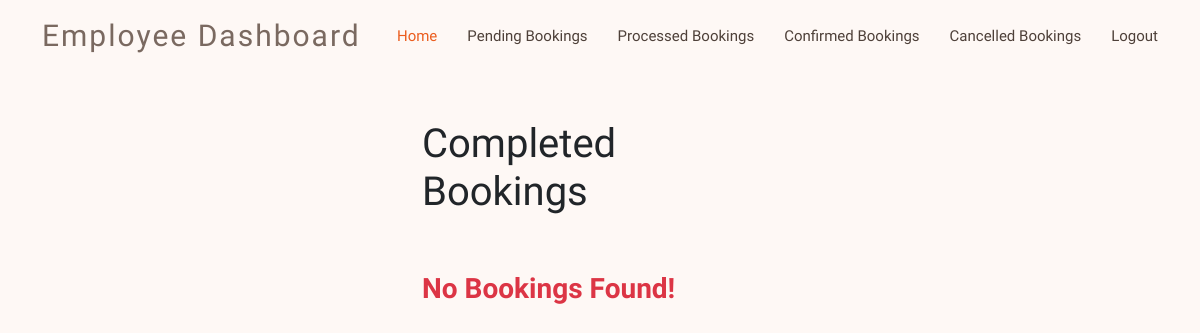
The app's page /employee/confirmed_bookings/ (signed in), older data.
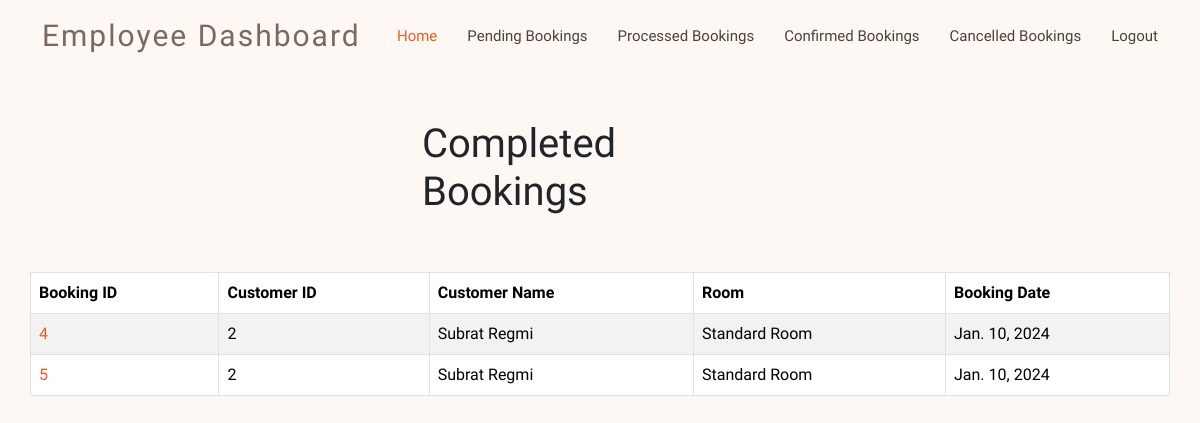
The same page, newer data.
### shared/models.py (models this page shows, shortened)
class Booking(models.Model):
    MealPlan = (
        ('Not Selected', 'None'),
        ('Meal Plan 1', 'Dinner'),
        ('Meal Plan 2', 'Dinner and Breakfast'),
        ('Meal Plan 3', 'Dinner, Breakfast, and Lunch'),
    )
    Branch = (
        ('Branch 1', 'Branch 1'),
        ('Branch 2', 'Branch 2'),
        ('Branch 3', 'Branch 3'),
        ('Branch 4', 'Branch 4'),
        ('Branch 5', 'Branch 5'),
    )
    CheckedInStatus = (
        ('True','Checked In'),
        ('False','Not Checked In'),
    )
    room = models.ForeignKey(Room, on_delete=models.CASCADE)
    customer = models.ForeignKey(CustomUser, on_delete=models.CASCADE)
    no_of_rooms = models.PositiveIntegerField(default=1)
    no_of_adults = models.PositiveIntegerField(default = 1)
    no_of_children = models.IntegerField(default = 0)
    checkin_date = models.DateField(default = datetime.now().date())
    checkin_month = models.IntegerField(null = True)
    checkin_day = models.IntegerField(null = True)
    checkout_date = models.DateField(default = datetime.now().date() + timedelta(days=1))
    booking_date = models.DateField(default = datetime.now().date())
    no_of_days = models.IntegerField(blank = True, null = True)
    weeknights = models.IntegerField(null = True)
    weekend_nights = models.IntegerField(null = True)
    lead_time = models.IntegerField(blank = True, null = True)
    meal_plan = models.CharField(max_length=255, choices = MealPlan, default = 'None')
    car_parking = models.BooleanField(default = False)
    branch = models.CharField(max_length=255, choices=Branch, default ='Branch 1')
    children_meal = models.BooleanField(default = False, null = True)
    city_map = models.BooleanField(default = False, null = True)
    tour_guide = models.BooleanField(default = False, null = True)
    airport_pickup = models.BooleanField(default = False, null = True)
    wheelchair = models.BooleanField(default = False, null = True)
    no_of_special_requests = models.IntegerField(null = True)
    dynamic_price = models.DecimalField(max_digits = 10, decimal_places = 2, null = True)
    status = models.BooleanField(null = True)
    processed = models.BooleanField(default = False)
    checked_in_status = models.CharField(null = True,max_length = 20, choices = CheckedInStatus)
    prediction_status = models.BooleanField(null = True)

class CustomUser(AbstractUser):
    email = models.EmailField(unique=True)
    username = models.CharField(max_length=255, unique = True)
    fullname = models.CharField(max_length=255)
    phone_number = models.CharField(max_length=15, blank=True, null=True, validators=[RegexValidator(regex=r'^\d+$', message='Phone number must contain only digits.')])
    is_customer = models.BooleanField(default=False)
    is_employee = models.BooleanField(default=False)
    repeated_guest = models.BooleanField(null  = True, default = False)
    previous_bookings_not_cancelled = models.IntegerField(default=0)
    previous_bookings_cancelled = models.IntegerField(default=0)
    objects = CustomUserManager()
    USERNAME_FIELD = 'email'
    REQUIRED_FIELDS = ['username', 'fullname']

class Room(models.Model):
    name = models.CharField(max_length=50)
    price = models.DecimalField(max_digits=5, default = 0, decimal_places=2)
    description = models.CharField(max_length=250, blank = True, null = True)
    image = models.ImageField(upload_to = 'uploads/rooms', null=True)
    max_capacity = models.PositiveIntegerField(null = True)

### employee/views.py (the view)
# urls.py: path('confirmed_bookings/', views.confirmed_bookings, name = 'confirmed_bookings'),
@login_required(login_url="login_emp")
def confirmed_bookings(request):
    bookings = Booking.objects.filter(status = True)
    return render(request, 'employee/confirmed_bookings.html', {'bookings':bookings})

### employee/templates/employee/confirmed_bookings.html
{% extends "employee/base_emp.html" %}
{% block content %}
<div class = 'container'>
    <br/><br/>
    <div class = "row">
    <div class = 'col-4 offset-4'><h1>Completed Bookings</h1></div>
    </div>
    <br/><br/>
    <div class = "row">
    {% if bookings %}
    <table class="table table-striped table-bordered">
    <thead>
      <tr>
        <th scope="col">Booking ID</th>
        <th scope ="col">Customer ID</th>
        <th scope ="col">Customer Name</th>
        <th scope="col">Room</th>
        <th scope="col">Booking Date</th>
      </tr>
    </thead>
    <tbody>
        {% for booking in  bookings  %}
      <tr>
        <td><a href = {% url "booking_details_emp" booking.id %}>{{booking.id}}</a></td>
        <td>{{booking.customer.id}}</td>
        <td>{{booking.customer.fullname}}</td>
        <td>{{booking.room.name}}</td>
        <td>{{booking.booking_date}}</td>
      </tr>
      {% endfor %}
    </tbody>
  </table>
  {% else %}
</div>
<div class = "row">
  <div class = 'col-4 offset-4'>
  <h3 class = 'text-danger'><Strong>No Bookings Found!</Strong></h3><br/>
  </div>
  </div>
  {% endif %}
</div>
</div>
{% endblock content %}

### employee/templates/employee/base_emp.html (shortened to what this page needs)
{% load static %}
<!DOCTYPE html>
<html lang="en">
<link href="{% static "customer/vendor/aos/aos.css"%}" rel="stylesheet">
<link href="{% static "customer/vendor/bootstrap/css/bootstrap.min.css"%}" rel="stylesheet">
<link href="{% static "customer/vendor/bootstrap-icons/bootstrap-icons.css"%}" rel="stylesheet">
<link href="{% static "customer/vendor/boxicons/css/boxicons.min.css"%}" rel="stylesheet">
<link href="{% static "customer/vendor/glightbox/css/glightbox.min.css"%}" rel="stylesheet">
<link href="{% static "customer/vendor/swiper/swiper-bundle.min.css"%}" rel="stylesheet">
<link href="{% static "customer/css/backgrounds.css" %}" rel="stylesheet">
<link href="{% static "customer/css/style.css" %}" rel="stylesheet">
<body>
  {% include "employee/navbar_emp.html" %}
  <br/><br/><br/>
  <div>
  {% block content %}
  {% endblock content %}
</body>
</html>

### employee/templates/employee/navbar_emp.html (shortened to what this page needs)
<header id="header" class="fixed-top d-flex align-items-center">
    <div class="container d-flex align-items-center justify-content-between">
      <div class="logo">
        <h1 class="text-light"><a href="{% url "home_emp" %}"><span>Employee Dashboard</span></a></h1>
      </div>
      <nav id="navbar" class="navbar">
        <ul>
          <li><a class="nav-link scrollto active" href="{% url "home_emp" %}">Home</a></li>
          {% if user.is_authenticated and user.is_employee%}
          <li><a class="nav-link scrollto" href="{% url "pending_bookings" %}">Pending Bookings</a></li>
          <li><a class="nav-link scrollto" href="{% url "processed_bookings" %}">Processed Bookings</a></li>
          <li><a class="nav-link scrollto" href="{% url "confirmed_bookings" %}">Confirmed Bookings</a></li>
          <li><a class="nav-link scrollto" href="{% url "cancelled_bookings" %}">Cancelled Bookings</a></li>
          <li><a class="nav-link scrollto" href="{% url "logout_emp" %}">Logout</a></li>
          {% endif %}
        </ul>
      </nav>
    </div>
  </header>

### static/customer/css/backgrounds.css (style rules this page uses)
.navbar { padding: 0; background-color:#fef8f5; }

### static/customer/css/style.css (style rules this page uses)
body { font-family: "Open Sans", sans-serif; color: #212529; background: #fef8f5; }
a { color: #eb5d1e; text-decoration: none; }
h1, h2, h3, h4, h5, h6, .font-primary { font-family: "Raleway", sans-serif; }
#header { height: 72px; transition: all 0.5s; z-index: 997; transition: all 0.5s; background: #fef8f5; box-shadow: none; }
#header .logo h1 { font-size: 30px; margin: 0; line-height: 1; font-weight: 400; letter-spacing: 2px; }
#header .logo h1 a, #header .logo h1 a:hover { color: #7a6960; text-decoration: none; }
.navbar { padding: 0; background-color:#fef8f5; box-shadow: none; }
.navbar ul { margin: 0; padding: 0; display: flex; list-style: none; align-items: center; }
.navbar li { position: relative; }
.navbar a { display: flex; align-items: center; justify-content: space-between; padding: 10px 0 10px 30px; font-size: 15px; color: #4e4039; white-space: nowrap; transition: 0.3s; }
.navbar a:hover, .navbar .active, .navbar .active:focus, .navbar li:hover>a { color: #eb5d1e; }

Row changes from the older to the newer data that the page shows:
added Booking: id "4", customer.id "2", customer.fullname "Subrat Regmi", room.name "Standard Room", booking_date "Jan. 10, 2024"
added Booking: id "5", customer.id "2", customer.fullname "Subrat Regmi", room.name "Standard Room", booking_date "Jan. 10, 2024"
Text that changed along with them:
text no longer shown: "No Bookings Found!"
text now shown: "Booking ID Customer ID Customer Name Room Booking Date"
